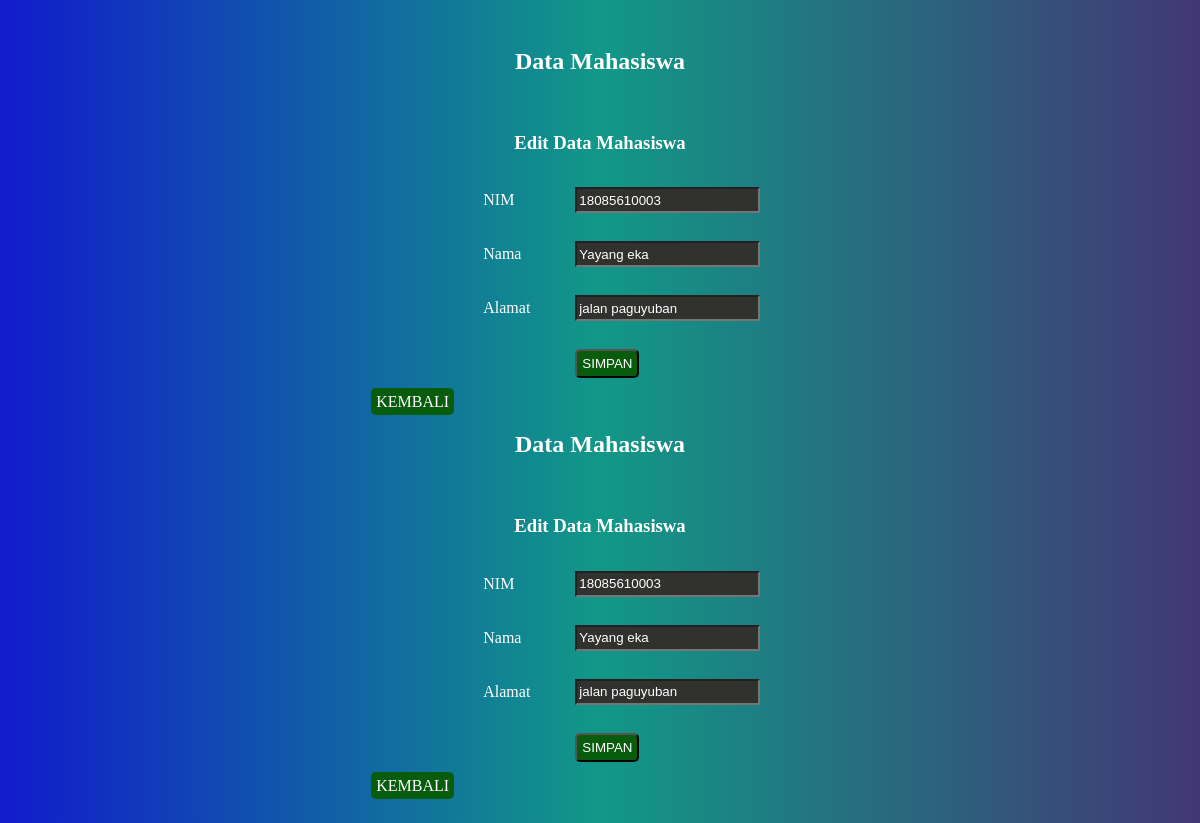
Screenshot of /edit2.php?id=1 with the database file from the repository.
### tables this page shows
CREATE TABLE `mahasiswa` (
  `id` int(100) NOT NULL,
  `nim` varchar(100) NOT NULL,
  `nama` varchar(100) NOT NULL,
  `alamat` text NOT NULL
);

### edit2.php (the view, shortened to what this page needs)
<!DOCTYPE html>
<html>
<head>
	<link rel="stylesheet" href="style3.css">
</head>
<body>
	<h2>Data Mahasiswa</h2>
	<br/>
	<h3>Edit Data Mahasiswa</h3>
	<?php
	include 'koneksi.php';
	$id = $_GET['id'];
	$data = mysqli_query($koneksi,"select * from mahasiswa where id='$id'");
	while($d = mysqli_fetch_array($data)){
		?>
		<form method="post" action="update2.php">
			<table cellpadding="13">
				<tr>
					<td>NIM</td>
					<td><input type="number" name="nim" value="<?php echo $d['nim']; ?>"></td>
				</tr>
                <tr>
					<td>Nama</td>
					<td>
						<input type="text" name="nama" value="<?php echo $d['nama']; ?>">
					</td>
				</tr>
				<tr>
					<td>Alamat</td>
					<td><input type="text" name="alamat" value="<?php echo $d['alamat']; ?>"></td>
				</tr>
				<tr>
					<td></td>
					<td><input type="submit" value="SIMPAN"></td>
				</tr>
			</table>
		</form>
		<?php
	}
	?>
	<div class="box">
	<a href="halaman_pegawai.php">KEMBALI</a>
	</div>
</body>
</html>
<!DOCTYPE html>
<html>
<head>
	<link rel="stylesheet" href="style3.css">
</head>
<body>
	<h2>Data Mahasiswa</h2>
	<br/>
	<h3>Edit Data Mahasiswa</h3>
	<?php
	include 'koneksi.php';
	$id = $_GET['id'];
	$data = mysqli_query($koneksi,"select * from mahasiswa where id='$id'");
	while($d = mysqli_fetch_array($data)){
		?>
		<form method="post" action="update2.php">
			<table cellpadding="13">
				<tr>
					<td>NIM</td>
					<td><input type="number" name="nim" value="<?php echo $d['nim']; ?>"></td>
				</tr>
                <tr>
					<td>Nama</td>
					<td>
						<input type="text" name="nama" value="<?php echo $d['nama']; ?>">
					</td>
				</tr>
				<tr>
					<td>Alamat</td>
					<td><input type="text" name="alamat" value="<?php echo $d['alamat']; ?>"></td>
				</tr>
				<tr>
					<td></td>
					<td><input type="submit" value="SIMPAN"></td>
				</tr>
			</table>
		</form>
		<?php
	}
	?>
	<div class="box">
	<a href="halaman_pegawai.php">KEMBALI</a>
	</div>
</body>
</html>

### style3.css (style rules this page uses)
body { background-image: linear-gradient(to right, #111bcc, #119887, #423775); font: 400 14px; padding: 20px; }
.box { margin-left: 30%; }
a { background-color:rgb(9, 92, 13); padding: 5px; border-radius: 5px; color: white; text-decoration: none; }
form { margin-left: 37%; }
td { padding-left: 30px; color: white; }
input[type="number"], input[type="text"] { height: 20px; background-color: rgb(49, 49, 47); color: white; }
h2, h3 { text-align: center; color: white; }
input[type="submit"] { background-color: rgb(9, 92, 13); padding: 5px; border-radius: 5px; color: white; text-decoration: none; }

### rows the page displays
mahasiswa: nim "18085610003", nama "Yayang eka", alamat "jalan paguyuban"
